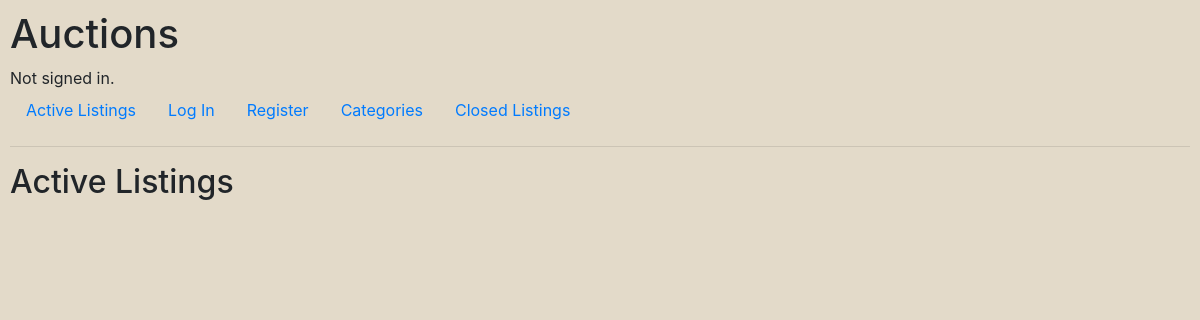
The app's page /, older data.
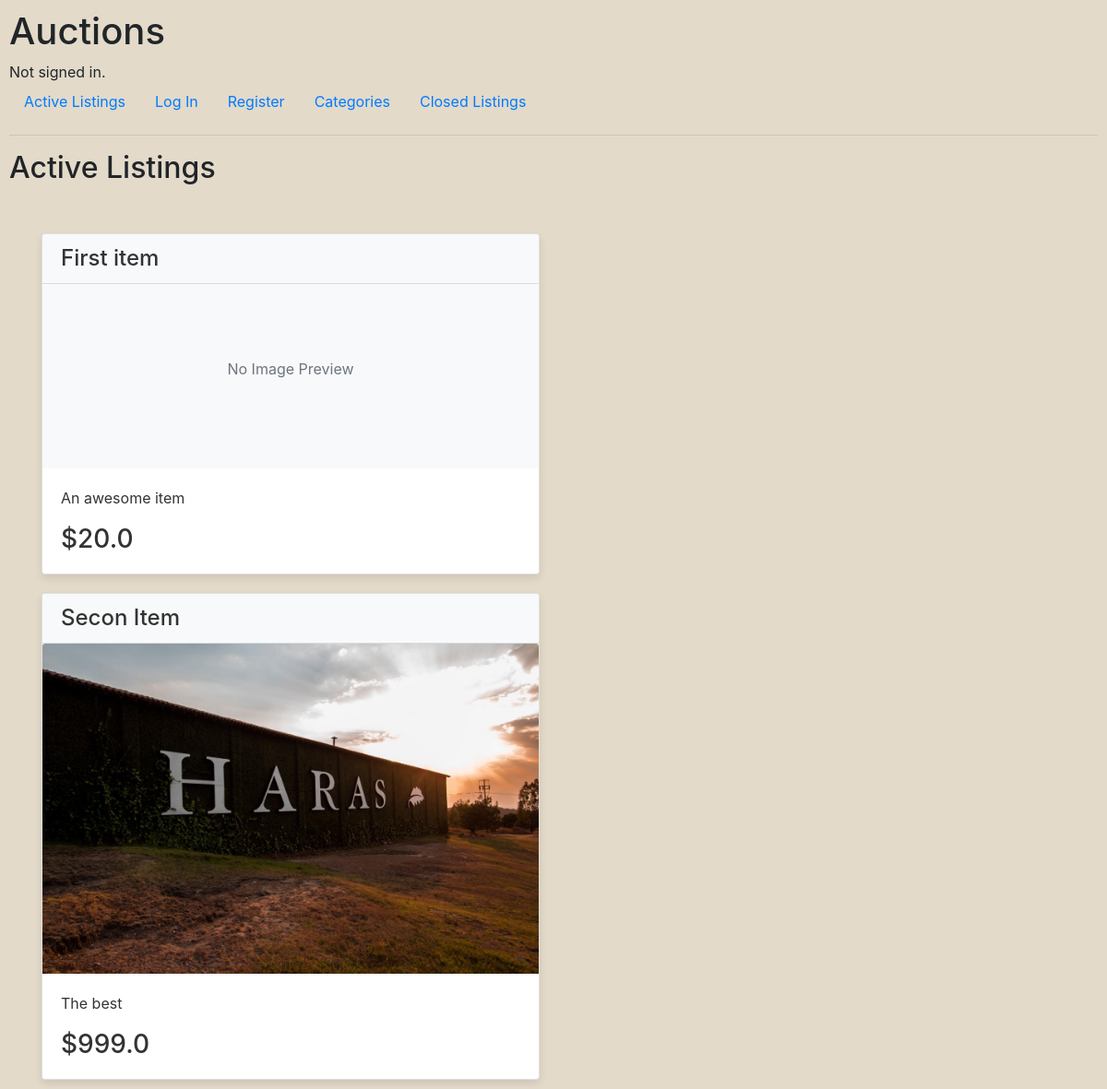
The same page, newer data.
### auctions/models.py (models this page shows, shortened)
class Listing(models.Model):
    title = models.CharField(max_length=64)
    description = models.CharField(max_length=200)
    starting_price = models.FloatField()
    image = models.ImageField(upload_to='images/', blank=True, null=True)
    end_date = models.DateTimeField()
    seller = models.ForeignKey(User, on_delete=models.CASCADE, related_name="listings")
    status = models.BooleanField(default=True)
    categorie = models.ForeignKey(Categorie, on_delete=models.CASCADE, related_name="items", blank=True, null=True)

### auctions/views.py (the view)
# urls.py: path("", views.index, name="index"),
def index(request):
    return render(request, "auctions/index.html", {
        "listings": Listing.objects.filter(status=True)
    })

### auctions/templates/auctions/index.html
{% extends "auctions/layout.html" %}
{% block body %}
    <h2>Active Listings</h2>
    <br>
    {% for listing in listings %}
    <div class="container">
        <div class="row">
          <div class="col-md-6">
            <a href="{% url 'view_listing' listing.id %}" class="card-link">
              <div class="card">
                <h3 class="card-header">{{ listing.title }}</h3>
                {% if listing.image %}
                  <img class="card-img-top" src="{{ listing.image.url }}" alt="Listing Image">
                {% else %}
                  <div class="card-img-top bg-light d-flex justify-content-center align-items-center" style="height: 200px;">
                    <p class="text-muted">No Image Preview</p>
                  </div>
                {% endif %}
                <div class="card-body">
                  <p class="card-text">{{ listing.description }}</p>
                  <h3 class="card-text">${{ listing.starting_price }}</h3>
                </div>
              </div>
            </a>
          </div>
        </div>
      </div>
    {% endfor %}
{% endblock %}

Row changes from the older to the newer data that the page shows:
added Listing: title "First item", image "No Image Preview", description "An awesome item", starting_price "20.0"
added Listing: title "Secon Item", image (picture), description "The best", starting_price "999.0"
